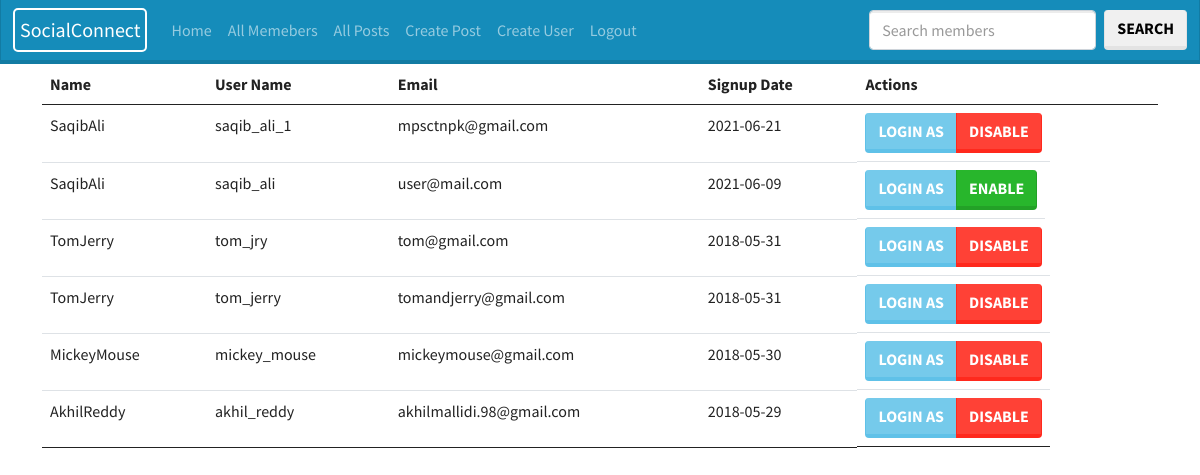
Page /admin/all.php (signed in) on the committed database.
### tables this page shows
CREATE TABLE `users` (
  `id` int(11) NOT NULL,
  `first_name` varchar(25) NOT NULL,
  `last_name` varchar(25) NOT NULL,
  `username` varchar(100) NOT NULL,
  `email` varchar(100) NOT NULL,
  `password` varchar(255) NOT NULL,
  `signup_date` date NOT NULL,
  `profile_pic` mediumtext NOT NULL,
  `num_posts` int(11) NOT NULL,
  `num_likes` int(11) NOT NULL,
  `user_closed` varchar(3) NOT NULL,
  `friend_array` text NOT NULL,
  `disabled` varchar(1) NOT NULL
);

### admin/all.php (the view, shortened to what this page needs)
<?php
include 'head.php';
include 'db.php';
$sql = "select  * from users order by id desc";
$result = $conn->query($sql);
if ($result->num_rows > 0) {
	echo '<table class="table table-hover">';
	echo '
	<thead>
	<tr>
	<th>Name</th>
	<th>User Name</th>
	<th>Email</th>
	<th>Signup Date</th>
	<th>Actions</th>
		</tr>
	</thead>
	<tbody>
	';
  while($row = $result->fetch_assoc()) {
	extract($row);
	?>
<tr>
<td><?=$first_name;?><?=$last_name;?></td>
<td><?=$username?></td>
<td><?=$email?></td>
<td><?=$signup_date?></td>
<td class="btn-group">
<a href="loginAs.php?user=<?=$username;?>" class="btn btn-info">Login as</a>
<?php if($disabled != 1){ ?>
<a href="doDisable.php?id=<?=$id;?>" class="btn btn-danger">Disable</a>
<?php } else { ?>
<a  href="doENable.php?id=<?=$id;?>" class="btn btn-success">Enable</a>
<?php } ?>
</td>
</tr>
	<?php
  }
  	echo '
	<tbody>
	</table>';
} else {
  echo "0 results";
}

### admin/head.php (shortened to what this page needs)
<!DOCTYPE html>
<html>
<head>
  <link rel="stylesheet" href="assets/bootstrap.min.css">
 </head>
<nav class="navbar navbar-expand-lg navbar-dark bg-primary" style ="background-color: #0a3d62;">
  <div class="container-fluid">
    <a class="navbar-brand" href="index.php" style = "border: 2px solid #fff; border-radius: 5px; padding:5px">SocialConnect</a>
    <div class="collapse navbar-collapse" id="navbarColor01">
      <ul class="navbar-nav me-auto">
        <li class="nav-item">
          <a class="nav-link" href="index.php">Home
          </a>
        </li>
        <li class="nav-item">
          <a class="nav-link" href="all.php">All Memebers</a>
        </li>
        <li class="nav-item">
          <a class="nav-link" href="posts.php">All Posts</a>
        </li>
        <li class="nav-item">
          <a class="nav-link" href="post.php">Create Post</a>
        </li>
        <li class="nav-item">
          <a class="nav-link" href="user.php">Create User</a>
        </li>
        <li class="nav-item">
          <a class="nav-link" href="logout.php">Logout</a>
        </li>
      </ul>
      <form class="d-flex" method="get" action ="all.php">
        <input class="form-control me-sm-2" value="<?php
		if(isset($_GET['find'])){echo $_GET['find'];}
		?>" type="text" name ="find"  placeholder="Search members">
        <button class="btn btn-secondary my-2 my-sm-0" type="submit">Search</button>
      </form>
    </div>
  </div>
</nav>
<div class="container">

### rows in the picture
users: first_name "Saqib", last_name "Ali", username "saqib_ali_1", email "mpsctnpk@gmail.com", signup_date "2021-06-21"
users: first_name "Saqib", last_name "Ali", username "saqib_ali", email "user@mail.com", signup_date "2021-06-09"
users: first_name "Tom", last_name "Jerry", username "tom_jry", email "tom@gmail.com", signup_date "2018-05-31"
users: first_name "Tom", last_name "Jerry", username "tom_jerry", email "tomandjerry@gmail.com", signup_date "2018-05-31"
users: first_name "Mickey", last_name "Mouse", username "mickey_mouse", email "mickeymouse@gmail.com", signup_date "2018-05-30"
users: first_name "Akhil", last_name "Reddy", username "akhil_reddy", email "akhilmallidi.98@gmail.com", signup_date "2018-05-29"
